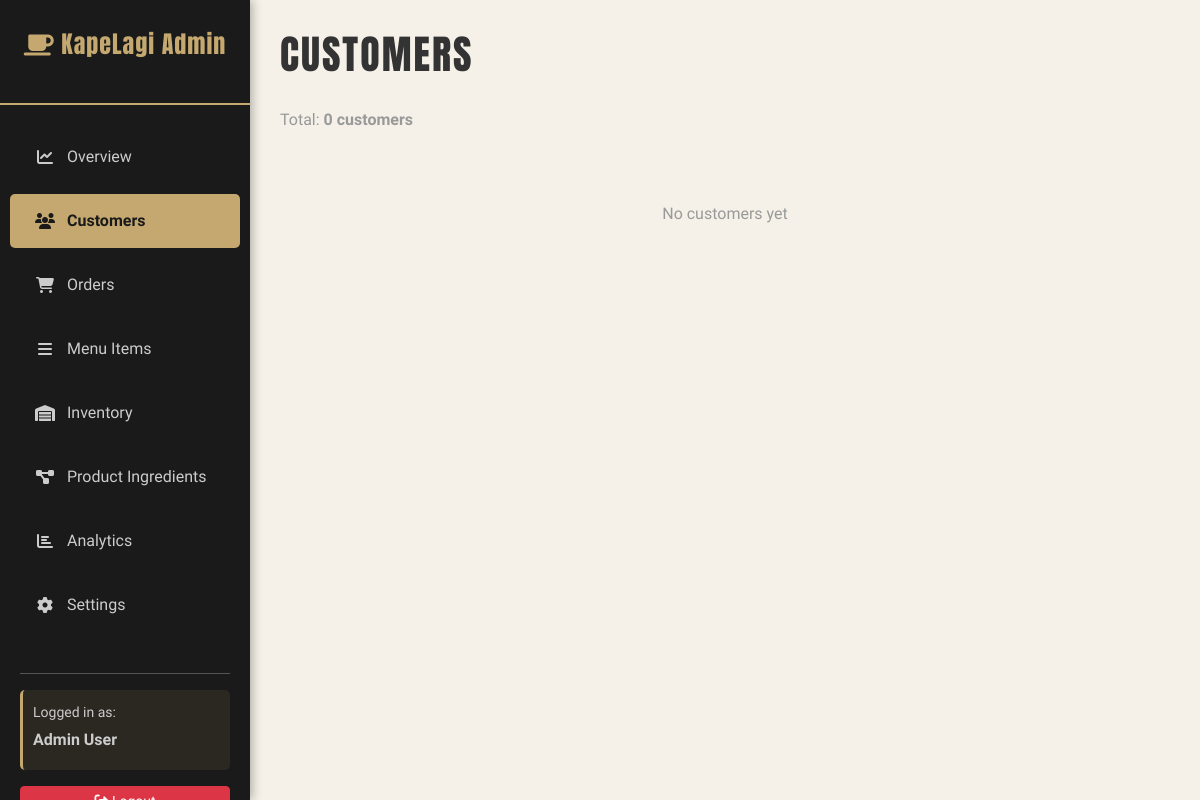
/admin/customers.php (signed in), run on an earlier commit of the app's database.
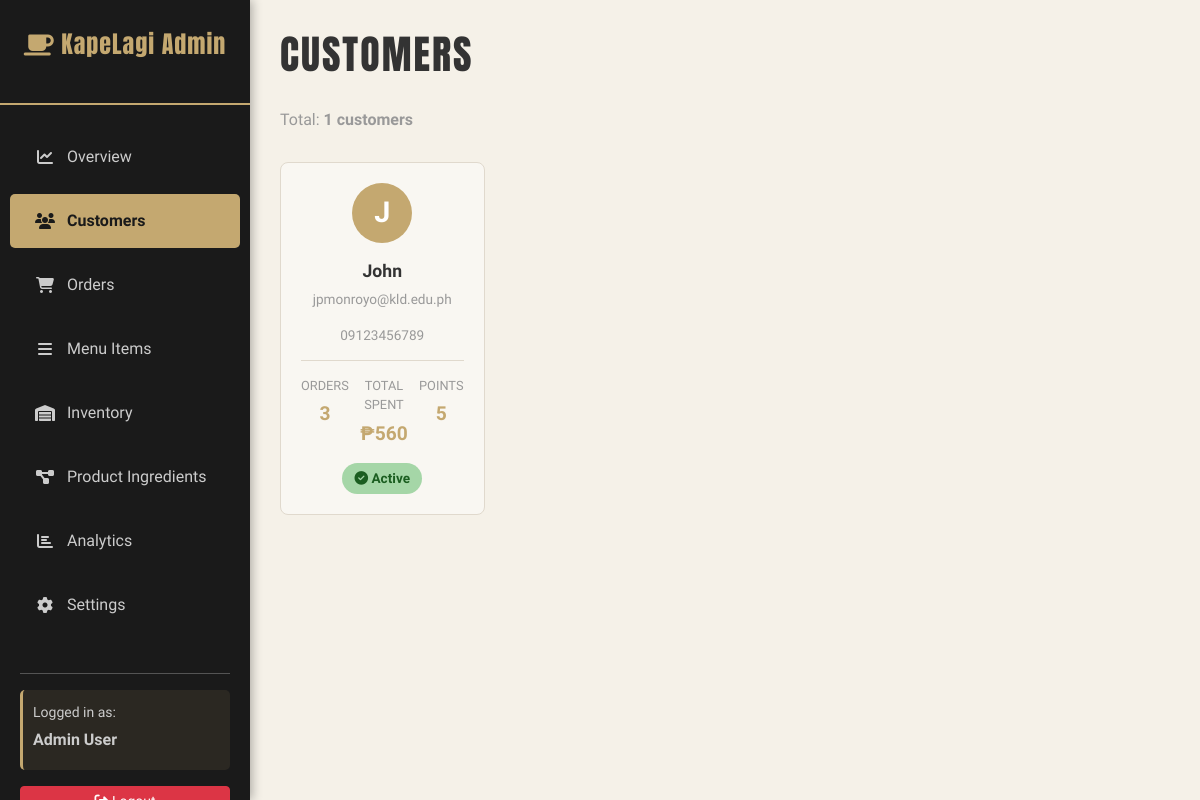
And on a later commit of the database.
### tables this page shows
CREATE TABLE `users` (
  `id` int(11) NOT NULL,
  `name` varchar(100) NOT NULL,
  `email` varchar(100) NOT NULL,
  `password` varchar(255) NOT NULL,
  `role` varchar(20) NOT NULL DEFAULT 'customer',
  `email_verified_at` datetime DEFAULT NULL,
  `google_id` varchar(191) DEFAULT NULL,
  `oauth_provider` varchar(20) DEFAULT NULL,
  `oauth_avatar_url` varchar(255) DEFAULT NULL,
  `email_verification_token` varchar(64) DEFAULT NULL,
  `email_verification_code` varchar(6) DEFAULT NULL,
  `pending_email` varchar(100) DEFAULT NULL,
  `pending_email_verification_token` varchar(64) DEFAULT NULL,
  `pending_email_verification_code` varchar(6) DEFAULT NULL,
  `terms_accepted_at` datetime DEFAULT NULL,
  `terms_version` varchar(20) DEFAULT NULL,
  `phone` varchar(20) DEFAULT NULL,
  `address` varchar(255) DEFAULT NULL,
  `city` varchar(50) DEFAULT NULL,
  `province` varchar(50) DEFAULT NULL,
  `created_at` timestamp NULL DEFAULT current_timestamp(),
  `updated_at` timestamp NULL DEFAULT current_timestamp() ON UPDATE current_timestamp()
);

### config/session.php (called while the page is built, shortened)
<?php
if (!function_exists('is_logged_in')) {
    function get_user_name() {
        return isset($_SESSION['user_name']) ? $_SESSION['user_name'] : null;
    }
}
?>

### admin/customers.php (the view, shortened to what this page needs)
<?php
include 'includes/header.php';
$query = "
    SELECT u.id, u.name, u.email, u.phone,
           COUNT(DISTINCT o.id) as total_orders,
           COALESCE(SUM(o.total_amount), 0) as total_spent,
           COALESCE(SUM(oi.quantity), 0) as points
    FROM users u
    LEFT JOIN orders o ON u.id = o.user_id
    LEFT JOIN order_items oi ON o.id = oi.order_id
    WHERE u.role = 'customer'
    GROUP BY u.id
    ORDER BY total_spent DESC
";
$customers = $conn->query($query);
$total_customers = $customers->num_rows;
?>
<h1 class="page-title">Customers</h1>
<p style="color: #999; margin-bottom: 30px;">Total: <strong><?php echo $total_customers; ?> customers</strong></p>
<div class="row">
    <?php
    if ($customers->num_rows > 0) {
        while ($customer = $customers->fetch_assoc()) {
            $initials = substr($customer['name'], 0, 1);
            $status = $customer['total_orders'] > 0 ? 'active' : 'inactive';
            ?>
            <div class="col-md-6 col-lg-4 col-xl-3 mb-4">
                <div class="customer-card">
                    <div class="customer-avatar">
                        <?php echo strtoupper($initials); ?>
                    </div>
                    <div class="customer-name"><?php echo htmlspecialchars($customer['name']); ?></div>
                    <div class="customer-email"><?php echo htmlspecialchars($customer['email']); ?></div>
                    <?php if ($customer['phone']) { ?>
                        <div class="customer-email"><?php echo htmlspecialchars($customer['phone']); ?></div>
                    <?php } ?>
                    <div class="customer-stat">
                        <div class="customer-stat-item">
                            <div class="customer-stat-label">Orders</div>
                            <div class="customer-stat-value"><?php echo $customer['total_orders']; ?></div>
                        </div>
                        <div class="customer-stat-item">
                            <div class="customer-stat-label">Total Spent</div>
                            <div class="customer-stat-value">₱<?php echo number_format($customer['total_spent'], 0); ?></div>
                        </div>
                        <div class="customer-stat-item">
                            <div class="customer-stat-label">Points</div>
                            <div class="customer-stat-value"><?php echo $customer['points']; ?></div>
                        </div>
                    </div>
                    <div style="margin-top: 15px; display: flex; gap: 8px; justify-content: center;">
                        <span class="status-badge <?php echo $status; ?>">
                            <i class="fas fa-<?php echo $status === 'active' ? 'check-circle' : 'times-circle'; ?>"></i>
                            <?php echo ucfirst($status); ?>
                        </span>
                    </div>
                </div>
            </div>
            <?php
        }
    } else {
        echo '<div class="col-12"><p style="text-align: center; color: #999; padding: 40px;">No customers yet</p></div>';
    }
    ?>
</div>
<?php include 'includes/footer.php'; ?>

### admin/includes/header.php (shortened to what this page needs)
<!DOCTYPE html>
<html lang="en">
<head>
    <link href="https://cdn.jsdelivr.net/npm/bootstrap@5.3.0/dist/css/bootstrap.min.css" rel="stylesheet">
    <link rel="stylesheet" href="https://cdnjs.cloudflare.com/ajax/libs/font-awesome/6.4.0/css/all.min.css">
    <link href="https://cdn.jsdelivr.net/npm/sweetalert2@11/dist/sweetalert2.min.css" rel="stylesheet">
    <link rel="stylesheet" href="css/admin-styles.css">
    <link rel="stylesheet" href="https://unpkg.com/leaflet@1.9.4/dist/leaflet.css"/>
    <link rel="stylesheet" href="https://unpkg.com/leaflet-routing-machine@latest/dist/leaflet-routing-machine.css" />
</head>
<body class="admin-body">
    <div class="admin-wrapper d-flex">
        <?php include 'includes/sidebar.php'; ?>
        <div class="admin-main flex-grow-1">
            <div class="admin-container">

### admin/includes/sidebar.php (shortened to what this page needs)
<?php
$current_page = basename($_SERVER['PHP_SELF']);
?>
<nav class="admin-sidebar">
    <div class="sidebar-header">
        <h3 class="text-center mb-4">
            <i class="fas fa-coffee"></i> KapeLagi Admin
        </h3>
    </div>
    <ul class="nav flex-column">
        <li class="nav-item">
            <a class="nav-link <?php echo $current_page === 'dashboard.php' ? 'active' : ''; ?>" href="dashboard.php">
                <i class="fas fa-chart-line"></i> Overview
            </a>
        </li>
        <li class="nav-item">
            <a class="nav-link <?php echo $current_page === 'customers.php' ? 'active' : ''; ?>" href="customers.php">
                <i class="fas fa-users"></i> Customers
            </a>
        </li>
        <li class="nav-item">
            <a class="nav-link <?php echo $current_page === 'orders.php' ? 'active' : ''; ?>" href="orders.php">
                <i class="fas fa-shopping-cart"></i> Orders
            </a>
        </li>
        <li class="nav-item">
            <a class="nav-link <?php echo $current_page === 'menu-items.php' ? 'active' : ''; ?>" href="menu-items.php">
                <i class="fas fa-bars"></i> Menu Items
            </a>
        </li>
        <?php
        if (isset($conn)) {
            $r = $conn->query("SELECT COUNT(*) AS cnt FROM ingredients WHERE stock <= low_stock_threshold");
        }
        ?>
        <li class="nav-item">
            <a class="nav-link <?php echo $current_page === 'inventory.php' ? 'active' : ''; ?>" href="inventory.php">
                <i class="fas fa-warehouse"></i> Inventory
            </a>
        </li>
        <li class="nav-item">
            <a class="nav-link <?php echo $current_page === 'product-ingredients.php' ? 'active' : ''; ?>" href="product-ingredients.php">
                <i class="fas fa-project-diagram"></i> Product Ingredients
            </a>
        </li>
        <li class="nav-item">
            <a class="nav-link <?php echo $current_page === 'analytics.php' ? 'active' : ''; ?>" href="analytics.php">
                <i class="fas fa-chart-bar"></i> Analytics
            </a>
        </li>
        <li class="nav-item">
            <a class="nav-link <?php echo $current_page === 'settings.php' ? 'active' : ''; ?>" href="settings.php">
                <i class="fas fa-cog"></i> Settings
            </a>
        </li>
    </ul>
    <div class="sidebar-footer mt-auto">
        <hr>
        <div class="user-info mb-3">
            <p class="mb-1"><small>Logged in as:</small></p>
            <p class="mb-2"><strong><?php echo htmlspecialchars(get_user_name()); ?></strong></p>
        </div>
        <a href="../auth/logout.php" class="btn btn-sm btn-danger w-100">
            <i class="fas fa-sign-out-alt"></i> Logout
        </a>
    </div>
</nav>

### admin/includes/footer.php (shortened to what this page needs)
            </div>
        </div>
    </div>
</body>
</html>

### admin/css/admin-styles.css (style rules this page uses)
:root { --primary-bg: #2a2a2a; --sidebar-bg: #1a1a1a; --card-bg: #f5f1e8; --text-dark: #333; --text-muted: #999; --border-color: #e0d9cd; --success-color: #7cb342; --warning-color: #fbc02d; --danger-color: #d32f2f; --info-color: #1976d2; --primary-gold: #c4a870; --accent-brown: #6d4c41; }
* { margin: 0; padding: 0; box-sizing: border-box; }
html, body { height: 100%; font-family: 'Smooch Sans', sans-serif; }
body.admin-body { background-color: #f5f1e8; color: var(--text-dark); }
.admin-wrapper { min-height: 100vh; background-color: #f5f1e8; }
.admin-sidebar { width: 250px; background-color: var(--sidebar-bg); color: white; padding: 30px 0; position: fixed; left: 0; top: 0; height: 100vh; overflow-y: auto; display: flex; flex-direction: column; box-shadow: 2px 0 10px rgba(0, 0, 0, 0.3); }
.sidebar-header { color: var(--primary-gold); border-bottom: 2px solid var(--primary-gold); padding: 0 20px 20px; }
.sidebar-header h3 { font-family: 'Anton', sans-serif; font-size: 1.5rem; letter-spacing: 1px; }
.admin-sidebar .nav { padding: 20px 0; }
.admin-sidebar .nav-link { color: #ccc; padding: 15px 25px; margin: 5px 10px; border-radius: 5px; transition: all 0.3s ease; font-size: 1rem; display: flex; align-items: center; gap: 12px; }
.admin-sidebar .nav-link.active { background-color: var(--primary-gold); color: var(--sidebar-bg); font-weight: bold; }
.admin-sidebar .nav-link i { width: 20px; text-align: center; }
.sidebar-footer { padding: 0 20px; }
.sidebar-footer .user-info { background-color: rgba(196, 168, 112, 0.1); padding: 10px; border-radius: 5px; border-left: 3px solid var(--primary-gold); }
.sidebar-footer .user-info p { color: #ccc; }
.admin-main { margin-left: 250px; min-height: 100vh; background-color: #f5f1e8; padding: 30px; }
.admin-container { max-width: 1400px; }
.page-title { font-family: 'Anton', sans-serif; font-size: 2.5rem; color: var(--text-dark); margin-bottom: 30px; text-transform: uppercase; letter-spacing: 2px; }
.status-badge { display: inline-block; padding: 5px 12px; border-radius: 20px; font-size: 0.85rem; font-weight: bold; text-transform: capitalize; }
.status-badge.active { background-color: #a5d6a7; color: #1b5e20; }
.customer-card { background-color: #f9f7f2; border: 1px solid var(--border-color); border-radius: 8px; padding: 20px; text-align: center; transition: transform 0.3s ease, box-shadow 0.3s ease; }
.customer-avatar { width: 60px; height: 60px; margin: 0 auto 15px; background-color: var(--primary-gold); border-radius: 50%; display: flex; align-items: center; justify-content: center; font-size: 1.8rem; color: white; font-weight: bold; }
.customer-name { font-weight: bold; font-size: 1.1rem; margin-bottom: 5px; color: var(--text-dark); }
.customer-email { font-size: 0.85rem; color: var(--text-muted); margin-bottom: 15px; word-break: break-all; }
.customer-stat { display: flex; justify-content: space-around; padding-top: 15px; border-top: 1px solid var(--border-color); }
.customer-stat-item { text-align: center; }
.customer-stat-label { font-size: 0.8rem; color: var(--text-muted); text-transform: uppercase; margin-bottom: 5px; }
.customer-stat-value { font-size: 1.2rem; font-weight: bold; color: var(--primary-gold); }

What changed in the data, as far as the page shows it:
added users: name "J", name "John", email "jpmonroyo@kld.edu.ph", phone "09123456789", total_orders "3", total_spent "560", points "5", status "Active"
Also different on the page:
$total_customers: "0" → "1"
text no longer shown: "No customers yet"
